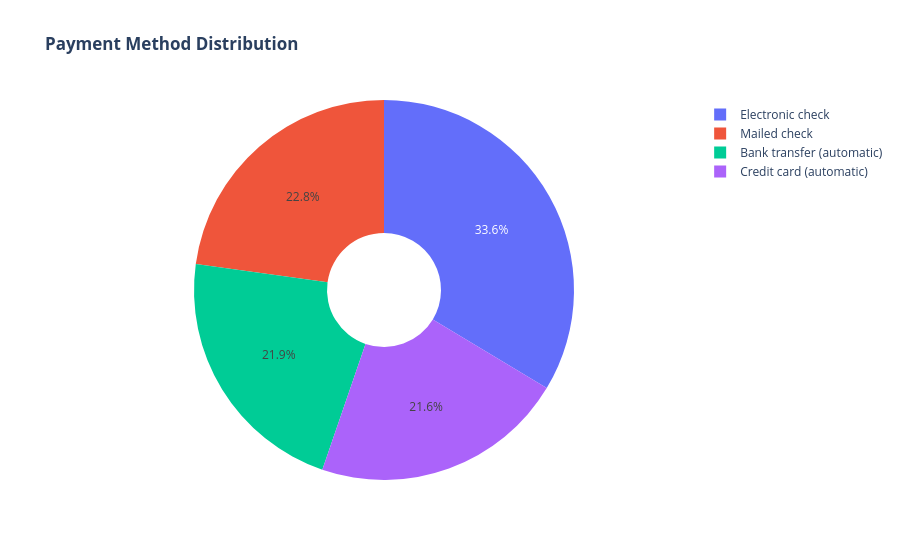
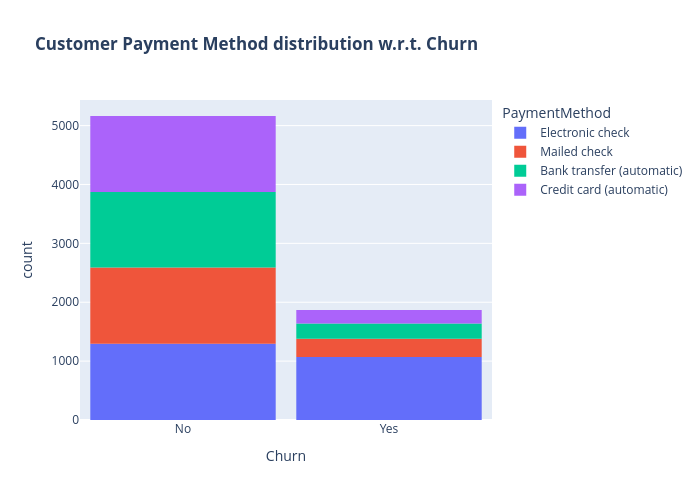

Notebook source saved alongside these figures, in order:
### Code cell
fig = go.Figure(
    data=[go.Pie(labels=df["PaymentMethod"].value_counts().index, values=df["PaymentMethod"].value_counts(), hole=0.3)]
)
fig.update_layout(title_text="<b>Payment Method Distribution</b>")
fig.show()

fig = px.histogram(
    df, x="Churn", color="PaymentMethod", title="<b>Customer Payment Method distribution w.r.t. Churn</b>"
)
fig.update_layout(width=700, height=500, bargap=0.1)
fig.show()

### Figure 1 — Plotly figure (JSON) as saved in the notebook; plotly's stock layout.template omitted (floating-point values rounded to 4 significant figures)
{"data": [{"hole": 0.3, "labels": ["Electronic check", "Mailed check", "Bank transfer (automatic)", "Credit card (automatic)"], "type": "pie", "values": [2365, 1604, 1542, 1521]}], "layout": {"title": {"text": "<b>Payment Method Distribution</b>"}}}

### Figure 2 — Plotly figure (JSON) as saved in the notebook; plotly's stock layout.template omitted (floating-point values rounded to 4 significant figures; data arrays with more than 128 entries replaced by an {"elided": "..."} marker saying what was removed)
{"data": [{"bingroup": "x", "hovertemplate": "PaymentMethod=Electronic check<br>Churn=%{x}<br>count=%{y}<extra></extra>", "legendgroup": "Electronic check", "marker": {"color": "#636efa", "pattern": {"shape": ""}}, "name": "Electronic check", "orientation": "v", "showlegend": true, "type": "histogram", "x": {"elided": "2365 str values"}, "xaxis": "x", "yaxis": "y"}, {"bingroup": "x", "hovertemplate": "PaymentMethod=Mailed check<br>Churn=%{x}<br>count=%{y}<extra></extra>", "legendgroup": "Mailed check", "marker": {"color": "#EF553B", "pattern": {"shape": ""}}, "name": "Mailed check", "orientation": "v", "showlegend": true, "type": "histogram", "x": {"elided": "1604 str values"}, "xaxis": "x", "yaxis": "y"}, {"bingroup": "x", "hovertemplate": "PaymentMethod=Bank transfer (automatic)<br>Churn=%{x}<br>count=%{y}<extra></extra>", "legendgroup": "Bank transfer (automatic)", "marker": {"color": "#00cc96", "pattern": {"shape": ""}}, "name": "Bank transfer (automatic)", "orientation": "v", "showlegend": true, "type": "histogram", "x": {"elided": "1542 str values"}, "xaxis": "x", "yaxis": "y"}, {"bingroup": "x", "hovertemplate": "PaymentMethod=Credit card (automatic)<br>Churn=%{x}<br>count=%{y}<extra></extra>", "legendgroup": "Credit card (automatic)", "marker": {"color": "#ab63fa", "pattern": {"shape": ""}}, "name": "Credit card (automatic)", "orientation": "v", "showlegend": true, "type": "histogram", "x": {"elided": "1521 str values"}, "xaxis": "x", "yaxis": "y"}], "layout": {"bargap": 0.1, "barmode": "relative", "height": 500, "legend": {"title": {"text": "PaymentMethod"}, "tracegroupgap": 0}, "title": {"text": "<b>Customer Payment Method distribution w.r.t. Churn</b>"}, "width": 700, "xaxis": {"anchor": "y", "domain": [0, 1], "title": {"text": "Churn"}}, "yaxis": {"anchor": "x", "domain": [0, 1], "title": {"text": "count"}}}}
